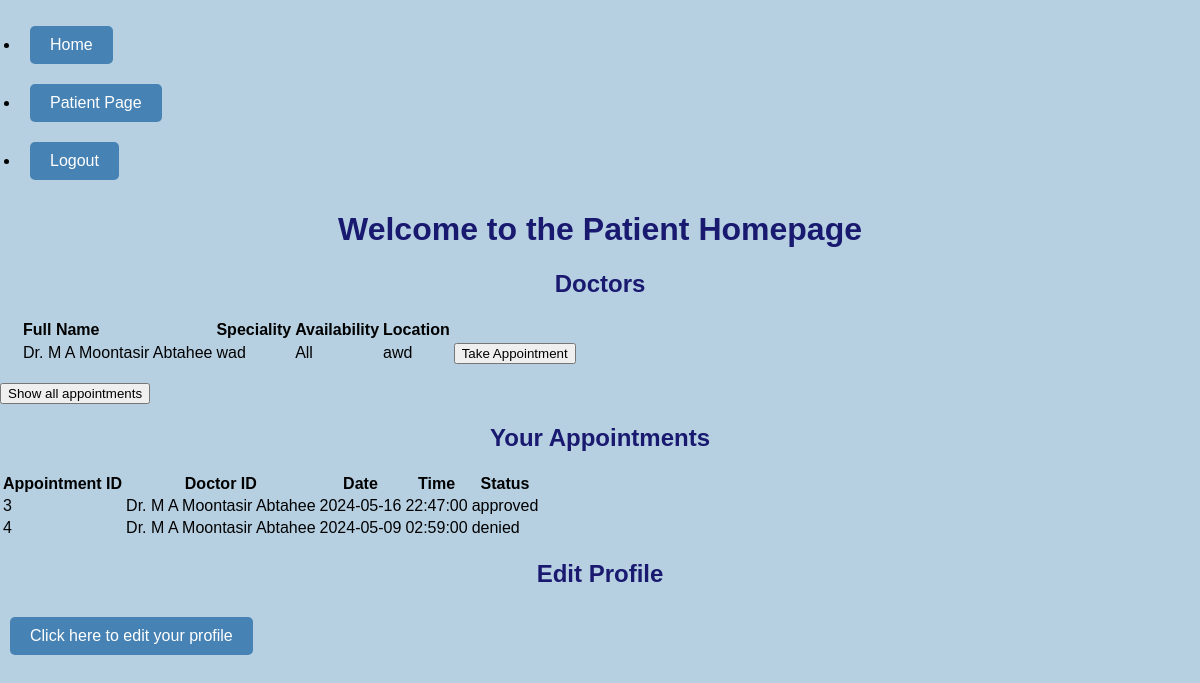
Page /patients/paths123456 (signed in) on the committed database.
### models/profile.py (models this page shows, shortened)
class Profile(db.Model):
    __tablename__ = 'profiles'
    id = db.Column(db.Integer, primary_key=True)
    user_id = db.Column(db.Integer, db.ForeignKey('users.id'), nullable=False)
    first_name = db.Column(db.String(64), nullable=False)
    last_name = db.Column(db.String(64), nullable=False)
    date_of_birth = db.Column(db.Date, nullable=False)
    gender = db.Column(db.String(10), nullable=False)
    address = db.Column(db.String(255), nullable=False)
    doctor = db.relationship('Doctor', backref='profile', uselist=False)
    patient = db.relationship('Patient', backref='profile', uselist=False)

### models/doctor.py (models this page shows, shortened)
class Doctor(db.Model):
    __tablename__ = 'doctors'
    id = db.Column(db.Integer, primary_key=True)
    profile_id = db.Column(db.Integer, db.ForeignKey('profiles.id'), nullable=False)
    specialization = db.Column(db.String(64), nullable=False)
    location = db.Column(db.String(64), nullable=False)
    availability = db.Column(db.String(64), nullable=False)

### models/appointment.py (models this page shows, shortened)
class Appointment(db.Model):
    __tablename__ = 'appointments'
    id = db.Column(db.Integer, primary_key=True)
    doctor_id = db.Column(db.Integer, db.ForeignKey('doctors.id'), nullable=False)
    patient_id = db.Column(db.Integer, db.ForeignKey('patients.id'), nullable=False)
    date = db.Column(db.Date, nullable=False)
    time = db.Column(db.Time, nullable=False)
    status = db.Column(db.String(64), nullable=True)

### views/patient.py (the view)
@patient_bp.route('/patients/<username>', methods=['GET'])
@login_required
def patient(username):
    doctors = Doctor.query.join(Profile).all()
    user = User.query.filter_by(username=username).first()
    from controllers import patient
    appointments = patient.get_appointment_by_patient_id(current_user.id)
    doctorx = Doctor.query.filter_by(id=appointments[0].doctor_id)
    profilex = Profile.query.filter_by(id=doctorx[0].profile_id).first()
    return render_template('patient.html', doctors=doctors, user=user, appointments=appointments, App_doctor=doctorx, App_profile=profilex)

### controllers/patient.py (called while the page is built)
def get_appointment_by_patient_id(id):
    from models import Appointment
    return Appointment.query.filter_by(patient_id=id).all()

### views/login.py (called while the page is built)
@login_manager.user_loader
def load_user(user_id):
    return User.query.get(user_id)

### templates/patient.html (shortened to what this page needs)
{% extends "base.html" %}
{% block content %}
    <h1>Welcome to the Patient Homepage</h1>
    <h2>Doctors</h2>
    <ul>
        <table>
                <tr>
                    <th>Full Name</th>
                    <th>Speciality</th>
                    <th>Availability</th>
                    <th>Location</th>
                </tr>
                {% for doctor in doctors %}
                <tr>
                    <td>{{ "Dr. " + doctor.profile.first_name + " " + doctor.profile.last_name}}</td>
                    <td>{{ doctor.specialization }}</td>
                    <td>{{ doctor.availability }}</td>
                    <td>{{ doctor.location }}</td>
               <td>
    <form method="GET" action="{{ url_for('appointment.create_appointment', doctor_id=doctor.id) }}">
        <input type="submit" value="Take Appointment">
    </form>
</td>
                </tr>
            </table>
        {% endfor %}
    </ul>
    <form method="GET" action="{{ url_for('appointment.appointments') }}">
        <input type="submit" value="Show all appointments">
    </form>
    <h2>Your Appointments</h2>
    {% if appointments %}
        <table>
            <tr>
                <th>Appointment ID</th>
                <th>Doctor ID</th>
                <th>Date</th>
                <th>Time</th>
                <th>Status</th>
            </tr>
            {% for appointment in appointments %}
                <tr>
                    <td>{{ appointment.id }}</td>
                    <td>{{ "Dr. " + App_profile.first_name + " " + App_profile.last_name }}</td>
                    <td>{{ appointment.date }}</td>
                    <td>{{ appointment.time }}</td>
                    <td>{{ appointment.status }}</td>
                </tr>
            {% endfor %}
        </table>
    {% else %}
        <p>No appointments found.</p>
    {% endif %}
    <h2>Edit Profile</h2>
    <p><a href="{{ url_for('patient.update_patient',username = user.username) }}">Click here to edit your profile</a></p>
{% endblock %}

### static/css/base.css (style rules this page uses)
body { font-family: Arial, sans-serif; margin: 0; padding: 0; background-color: #B6D0E2; color: #000000; }
h1, h2 { color: #191970; text-align: center; }
ul { list-style-type: disc; padding-left: 20px; text-align: left; }
a, .btn { display: inline-block; color: #fff; background-color: #4682B4; padding: 10px 20px; margin: 10px; text-decoration: none; border-radius: 5px; transition: background-color 0.3s ease; }

### rows in the picture
Doctor: specialization "wad", availability "All", location "awd"
Profile: first_name+last_name "Dr. M A Moontasir Abtahee"
Appointment: id "3", date "2024-05-16", time "22:47:00", status "approved"
Appointment: id "4", date "2024-05-09", time "02:59:00", status "denied"
